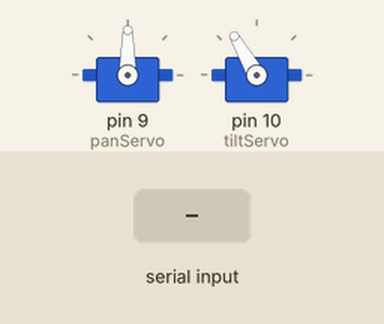
This sketch was run on a simulated Arduino Uno, built with avr-gcc and run on an emulated ATmega328P. Shown: 2 × servo. Inputs (shaded band) come from the test bench. What the sketch prints to the serial monitor is not drawn.

Above: at 1.2 s.
1.3 s: "<90,45,200>" received over Serial
At 2.3 s:
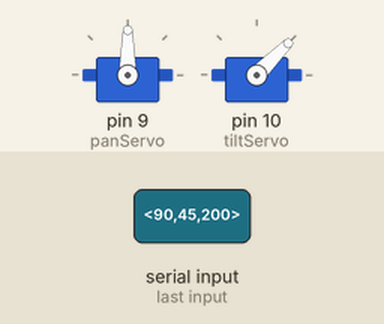
2.8 s: "<30,150,10>" received over Serial
At 3.4 s:
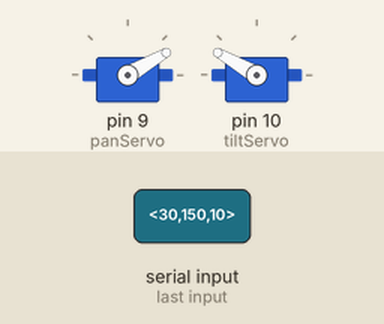
4.3 s: "<5>" received over Serial
At 5.5 s:
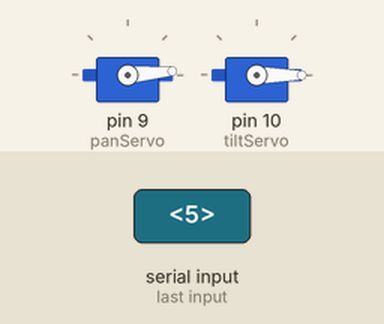
5.8 s: "<90>" received over Serial
At 6.8 s:
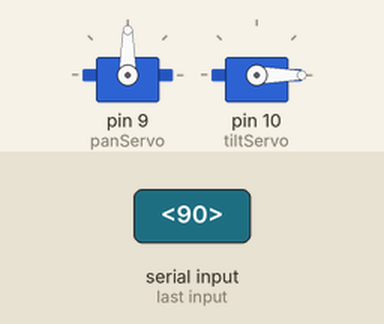
7.3 s: "<200>" received over Serial
At 7.9 s:
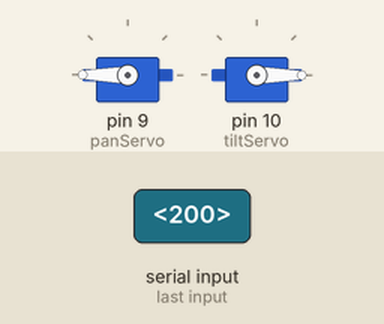
8.8 s: "<1,90>" received over Serial
At 9.1 s:
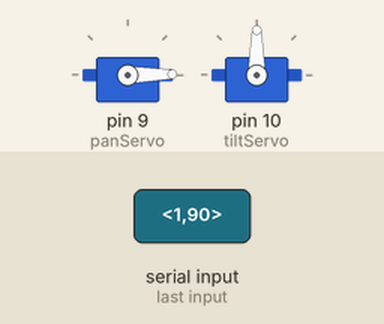
Timing chart, 0 to 11.3 s (numbered marks = the images above; inputs shaded):
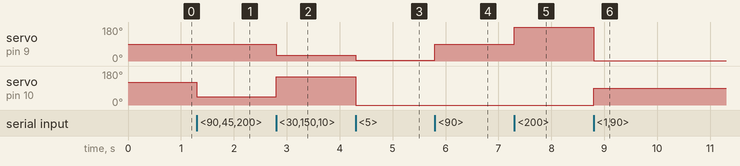

Measured:
- after the input at 1.3 s, servo on pin 10 (tiltServo): 120° → 45° at once
- after the input at 2.8 s, servo on pin 9 (panServo): 90° → 30° at once; servo on pin 10 (tiltServo): 45° → 150° at once
- after the input at 4.3 s, servo on pin 9 (panServo): 30° → 5° at once; servo on pin 10 (tiltServo): 150° → 0° at once
- after the input at 5.8 s, servo on pin 9 (panServo): 5° → 90° at once
- after the input at 7.3 s, servo on pin 9 (panServo): 90° → 180° at once
- after the input at 8.8 s, servo on pin 9 (panServo): 180° → 1° at once; servo on pin 10 (tiltServo): 0° → 90° at once

The sketch:

Arduion_Python_Interface_Test.ino
```cpp
#include <Servo.h>

Servo panServo;
Servo tiltServo;

float panServoAngle = 90.0;
float tiltServoAngle = 120.0;

const byte buffSize = 40;
char inputBuffer[buffSize];
const char startMarker = '<';
const char endMarker = '>';
byte bytesRecvd = 0;
boolean readInProgress = false;

void setup() {
  Serial.begin(115200);
  Serial.println("Starting");
  panServo.attach(9);
  tiltServo.attach(10);
  //startSequence();

  Serial.println("<Connected>"); //Let Python script know arduino is ready
}

void loop() {
  getDataFromPC();
  moveServo();
}


//Recieve data from Python script
void getDataFromPC() {
  if(Serial.available() > 0) {
    char x = Serial.read();              //read char from serial

    if (x == endMarker) {                //look for end marker
      readInProgress = false;            //if found, set read in progress to false (will stop adding new byte to buffer)
      inputBuffer[bytesRecvd] = 0;       //clear input buffer
      processData();                     //process data in buffer
    }

    if(readInProgress) {
      inputBuffer[bytesRecvd] = x;       //populate input buffer with bytes
      bytesRecvd ++;                     //increment index
      if (bytesRecvd == buffSize) {      //when buffer is full
        bytesRecvd = buffSize - 1;       //keep space for end marker
      }
    }

    if (x == startMarker) {              //look for start maker
      bytesRecvd = 0;                    //if found, set byte received to 0
      readInProgress = true;             //set read in progress true
    }
  }
}

//Unpack data from Python script
void processData() // for data type "<float, float, int>"
{
  char * strtokIndx; // this is used by strtok() as an index

  strtokIndx = strtok(inputBuffer,",");      //get target pan angle
  panServoAngle = atof(strtokIndx);          //convert this part to a float

  strtokIndx = strtok(NULL,",");             //get target tilt angle)
  tiltServoAngle = atof(strtokIndx);         //convert this part to a float
}

void moveServo()
{
  panServo.write(panServoAngle);
  tiltServo.write(tiltServoAngle);
}


void startSequence()
{
  panServo.write(panServoAngle - 10);
  delay(1000);
  panServo.write(panServoAngle + 10);
  delay(1000);
  panServo.write(panServoAngle);
  delay(1000);
  tiltServo.write(tiltServoAngle - 10);
  delay(1000);
  tiltServo.write(tiltServoAngle + 10);
  delay(1000);
  tiltServo.write(tiltServoAngle);
  delay(1000);

}
```
